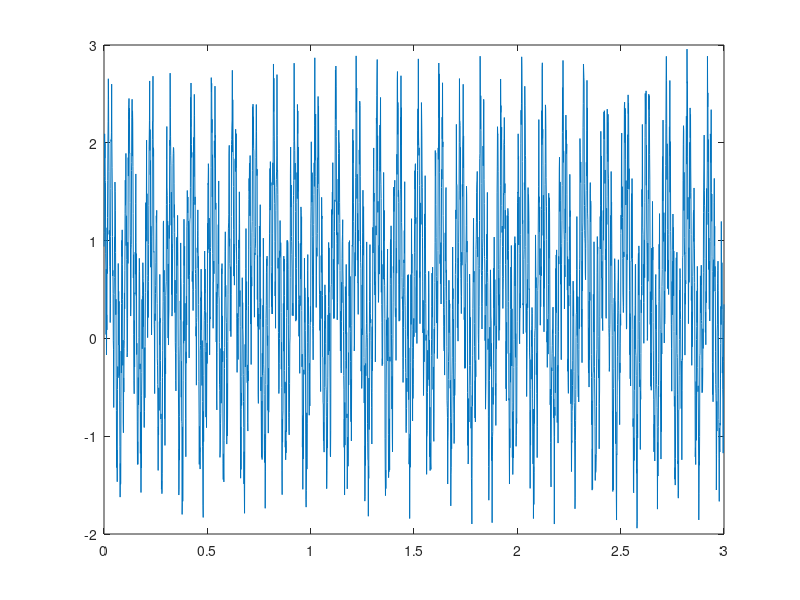
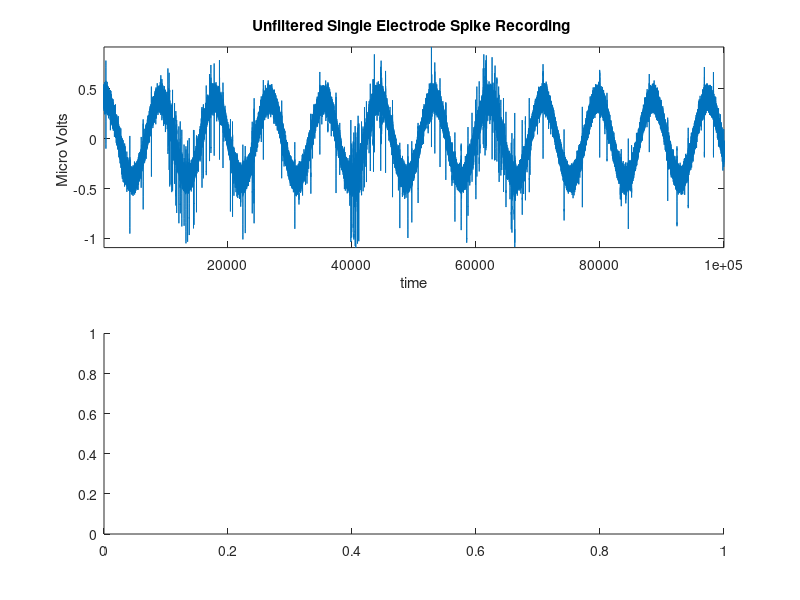

These charts were generated, in order, by the following MATLAB code: (Note: this script raises an error after producing the figures.)

%%%%%%%%%%%%%%%%%%%%%%%%%%%%%%%%%%%%%%%%%%%%%%%%%%%%%%%%%%%%%%%%%%%%%%%%%%
%
%                                                      Class 3
%                                              Signal Processing
%
%%%%%%%%%%%%%%%%%%%%%%%%%%%%%%%%%%%%%%%%%%%%%%%%%%%%%%%%%%%%%%%%%%%%%%%%%%

clear all
close all

%% Simulating data in MATLAB
%%%%%%%%%%%%%%%%%%%%%%%%%%%%%%%%%%%%%%%%%%%%%%%%%%%%%%%%%%%%%%%%%%%%%%%%%%

% you can use the rand, randn, and randi functions
randn(1) % returns random number taken from normal dist
randi(1) % retruns random number of maximum i
rand(1) % returns random number between 0 and 1

randn(10)
randn(1,10)
randi(100, [1,10])
randi(100, [10])
rand(10)
rand(1,10)

% simulate oscilatory data with sin
fs = 1000; % Sampling frequency (samples per second) 
 dt = 1/fs; % seconds per sample 
 StopTime = 3; % seconds 
 t = (0:dt:StopTime)'; % seconds 
 F = 60; % Sine wave frequency (hertz) 
 data = sin(2*pi*F*t);
 figure
 plot(t,data)

% add noise
 data = sin(2*pi*F*t)+rand(length(data),1);
 plot(t,data)
 
 % nest signals 
 F2=10;
data = sin(2*pi*F*t)+rand(length(data),1) +  sin(2*pi*F2*t);
 plot(t,data)

 
 % exercise 1
%%%%%%%%%%%%%%%%%%%%%%%%%%%

%try generating random numbers between -1 and 1 using rand

% try generating random doubles between 1 and 10 using rand

% try generating random doubles between 5 and 25 using randi

% generate a oscilatory signal that monotonically decreases over time



%% Data Smoothing
%%%%%%%%%%%%%%%%%%%%%%%%%%%%%%%%%%%%%%%%%%%%%%%%%%%%%%%%%%%%%%%%%%%%%%%%%%

load('./justafolderwithdata/raw_spike_data.mat') % load spiking data recorded from electrode array
sr=44100; % sampling rate of the electrode array
% plot data
figure
subplot(2,1,1)
plot(raw_spike_data) % plot data to visualize spikes and time series
axis tight; 
xlabel('time');
ylabel('Micro Volts ');
title('Unfiltered Single Electrode Spike Recording '); 

% Lets try smoothig out some of those high frequency components 
subplot(2,1,2)
plot(smooth(raw_spike_data)) 
axis tight; 
xlabel('time');
ylabel('Micro Volts ');
title('Unfiltered Single Electrode Spike Recording ');

subplot(2,1,2)
plot(smooth(raw_spike_data, 20)) % plot data to visualize spikes and time series
axis tight; 
xlabel('time');
ylabel('Micro Volts ');
title('Unfiltered Single Electrode Spike Recording ');
                                                                                     
subplot(2,1,2)
plot(smoothdata(raw_spike_data)) % plot data to visualize spikes and time series
axis tight; 
xlabel('time');
ylabel('Micro Volts ');
title('Unfiltered Single Electrode Spike Recording ');
                                                                                     

% detrend works by removing linear trend in data 
fs = 1000; % Sampling frequency (samples per second) 
dt = 1/fs; % seconds per sample 
StopTime = 3; % seconds 
t = (0:dt:StopTime)'; % seconds 
F = 60; % Sine wave frequency (hertz) 
F2=10;
data = sin(2*pi*F*t);
data = sin(2*pi*F*t)+rand(length(data),1) +  sin(2*pi*F2*t) + 1/length(data)*[1:length(data)]';
plot(t,data)
plot(t,detrend(data))

%% Normalizing data and removing outliers
%%%%%%%%%%%%%%%%%%%%%%%%%%%%%%%%%%%%%%%%%%%%%%%%%%%%%%%%%%%%%%%%%%%%%%%%%%

% generate random data
temp_data=randi(100,10);
% try removing the data's mean
temp_data-mean(temp_data)
temp_data-mean(temp_data,2)
temp_data-mean(mean(temp_data))

% normalize 
normalize(temp_data)
normalize(temp_data, 'range')
normalize(temp_data, 'center')
% normalize does the equevelant of ....
(temp_data-mean(temp_data))./std(temp_data)

% filloutliers can remove data that does not seem to belong
data = sin(2*pi*F*t)+rand(length(data),1) +  sin(2*pi*F2*t)
data(randi(length(data),1,50))=100;
plot(t,data)           
plot(filloutliers(data, 'linear'))


%% Spectral Power, FFTs, and PSDs
%%%%%%%%%%%%%%%%%%%%%%%%%%%%%%%%%%%%%%%%%%%%%%%%%%%%%%%%%%%%%%%%%%%%%%%%%%

Fs = 1000;            % Sampling frequency                    
T = 1/Fs;             % Sampling period       
L = 10000;             % Length of signal
t = (0:L-1)*T;        % Time vector

S = 0.7*sin(2*pi*33*t) + sin(2*pi*153*t) + 3*sin(2*pi*222*t);
X = S + 2*randn(size(t));

Y = fft(X);

P2 = abs(Y/L);
P1 = P2(1:L/2+1);
P1(2:end-1) = 2*P1(2:end-1);


f = Fs*(0:(L/2))/L;
figure
subplot(1,2,1)
plot(X)
subplot(1,2,2)
plot(f,P1) 
title('Single-Sided Amplitude Spectrum of X(t)')
xlabel('f (Hz)')
ylabel('|P1(f)|')


S = 0.7*sin(2*pi*33*t) + sin(2*pi*153*t) + 10*sin(2*pi*222*t);
X = S + 2*randn(size(t));

Y = fft(X);

P2 = abs(Y/L);
P1 = P2(1:L/2+1);
P1(2:end-1) = 2*P1(2:end-1);

f = Fs*(0:(L/2))/L;
figure
subplot(1,2,1)
plot(X)
subplot(1,2,2)
plot(f,P1) 
title('Single-Sided Amplitude Spectrum of X(t)')
xlabel('f (Hz)')
ylabel('|P1(f)|')

pwelch(X)

S = 0.7*sin(2*pi*33*t) + sin(2*pi*153*t) + 10*sin(2*pi*222*t);
X = S + 2*randn(size(t));

[pxx,f] = pwelch(X,500,300,500,Fs);
figure
plot(f,10*log10(pxx))

xlabel('Frequency (Hz)')
ylabel('PSD (dB/Hz)')

[pxx,f] = pwelch(X,1000,500,500,Fs);
figure
plot(f,10*log10(pxx))

xlabel('Frequency (Hz)')
ylabel('PSD (dB/Hz)')


[pxx,f] = pwelch(X,100,50,500,Fs);
figure
plot(f,10*log10(pxx))

xlabel('Frequency (Hz)')
ylabel('PSD (dB/Hz)')


%% Filtering Data
%%%%%%%%%%%%%%%%%%%%%%%%%%%%%%%%%%%%%%%%%%%%%%%%%%%%%%%%%%%%%%%%%%%%%%%%%%

sr=44100; % sampling rate of the electrode array
figure
subplot(2,1,1)
plot(raw_spike_data) % plot data to visualize spikes and time series
axis tight; 
xlabel('time');
ylabel('Micro Volts ');
title('Unfiltered Single Electrode Spike Recording '); % clear slow drifts in data that need to be removed
           
% create and apply bandpass butter worth filter
[b,a] = butter(3,[500/(sr/2) 8000/(sr/2)], 'bandpass'); % create butterworth filter 
filtered_data=filter(b,a,raw_spike_data); % apply butter worth filter 

xlabel('Frequency (Hz)')
ylabel('PSD (dB/Hz)')


% create and apply lowpass butter worth filter
[b,a] = butter(3,[100/(sr/2)], 'low'); % create butterworth filter 
filtered_data=filter(b,a,raw_spike_data); % apply butter worth filter 

% plot filtered data with unfiltered data 
subplot(2,1,2)
plot(filtered_data)
axis tight;
xlabel('time');
ylabel('Micro Volts ');
title('Filtered Single Electrode Spike Recording ');


% create and apply highpass butter worth filter
[b,a] = butter(3,[500/(sr/2)], 'high'); % create butterworth filter 
filtered_data=filter(b,a,raw_spike_data); % apply butter worth filter 

% plot filtered data with unfiltered data 
subplot(2,1,2)
plot(filtered_data)
axis tight;
xlabel('time');
ylabel('Micro Volts ');
title('Filtered Single Electrode Spike Recording ');


% lets try FIR filters 
load chirp % load data
Fs=8192;
t = (0:length(y)-1)/Fs;

%create filter for data
bhi = fir1(34,100/Fs,'low');
freqz(bhi,1)
outhi = filter(bhi,1,y); % filter data

% plot results 
figure
subplot(2,1,1)
plot(t,y)
title('Original Signal')
ys = ylim;

subplot(2,1,2)
plot(t,outhi)
title('Highpass Filtered Signal')
xlabel('Time (s)')
ylim(ys)

soundsc(y)
pause(2)
soundsc(outhi)


bhi = fir1(34,[100/Fs 1000/Fs ],'bandpass');
freqz(bhi,1)

outhi = filter(bhi,1,y);
figure
subplot(2,1,1)
plot(t,y)
title('Original Signal')
ys = ylim;

subplot(2,1,2)
plot(t,outhi)
title('Highpass Filtered Signal')
xlabel('Time (s)')
ylim(ys)

soundsc(y)
pause(2)
soundsc(outhi)


bhi = fir1(34,[100/Fs 5000/Fs ],'bandpass');
freqz(bhi,1)

outhi = filter(bhi,1,y);
figure
subplot(2,1,1)
plot(t,y)
title('Original Signal')
ys = ylim;

subplot(2,1,2)
plot(t,outhi)
title('Highpass Filtered Signal')
xlabel('Time (s)')
ylim(ys)

soundsc(y)
pause(2)
soundsc(outhi)


 % exercise 2
%%%%%%%%%%%%%%%%%%%%%%%%%%%
%try highpass and lowpass filtering the electrophysiology data into
% fast and slow oscilatory components. Try adding them back together and
% see what happens, try moving around the filter frequency. What could be
% causing this?


%% Hilbert Transformation
%%%%%%%%%%%%%%%%%%%%%%%%%%%%%%%%%%%%%%%%%%%%%%%%%%%%%%%%%%%%%%%%%%%%%%%%%%
% generate oscillatory data
Fs = 1000;            % Sampling frequency                    
T = 1/Fs;             % Sampling period       
L = 1000;             % Length of signal
t = (0:L-1)*T;        % Time vector

data=zeros(1000,1);
data = sin(2*pi*F*t) + rand(length(data),1)' +  sin(2*pi*F2*t) + 1/length(data)*[1:length(data)];
figure
plot(t,data)
 
% get the hilbert transform of data
 hil=hilbert(data); % notice that the data is stored as complex not int or double
 
 subplot(1,2,1)
 plot(t,data)
 hold on
  plot(t,abs(hil), '-r')
  subplot(1,2,2)
 plot(t,angle(hil))


data = sin(2*pi*2*t).*sin(2*pi*F*t) ;
figure
plot(t,data)
 
 hil=hilbert(data);
 
 subplot(1,2,1)
 plot(t,data)
 hold on
  plot(t,abs(hil), '-r')
  subplot(1,2,2)
 plot(t,angle(hil))
 
 hil=hilbert(raw_spike_data);
figure
subplot(1,2,1)
plot(raw_spike_data)
hold on
plot(abs(hil), '-r')
subplot(1,2,2)
plot(angle(hil))
 

%% Finding peaks 
%%%%%%%%%%%%%%%%%%%%%%%%%%%%%%%%%%%%%%%%%%%%%%%%%%%%%%%%%%%%%%%%%%%%%%%%%%

% threshold data to find peaks (i.e., spikes) with MATLAB's findpeaks
[pks,locs]=findpeaks(-1*filtered_data, 'MinPeakHeight',0.3); 
% TIP input the inverse of the data (i.e. -1*) as findpeaks looks
% for local maxima and not minima

% Plot peaks found
figure 
plot(filtered_data)
hold on;
scatter(locs,-1*pks)
axis tight;
xlabel('time');
ylabel('Micro Volts ');
title('Filtered Single Electrode Spike Recording ');

% MinPeakProminence
[pks,locs]=findpeaks(-1*filtered_data, 'MinPeakProminence',0.3); 

% Plot peaks found
figure 
plot(filtered_data)
hold on;
scatter(locs,-1*pks)
axis tight;
xlabel('time');
ylabel('Micro Volts ');
title('Filtered Single Electrode Spike Recording ');

% Threshold
[pks,locs]=findpeaks(-1*filtered_data, 'Threshold',0.1); 

% Plot peaks found
figure 
plot(filtered_data)
hold on;
scatter(locs,-1*pks)
axis tight;
xlabel('time');
ylabel('Micro Volts ');
title('Filtered Single Electrode Spike Recording ');

 % exercise 3
%%%%%%%%%%%%%%%%%%%%%%%%%%%

%try using the mean, median, and std of the data determine the cutoff for
%detecting peaks.
